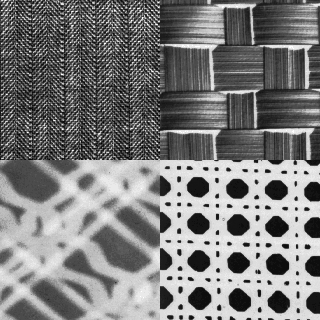
#> input picture Imagenes/imgCompuesta2.png, 320 x 320 px
$ python GLCM2.py   (older library calls are emulated)
#> lines starting #> are read from the running program, lines starting #| are printed output that depends on the picture; after the words box and inside, x2 and y2 are one past the last pixel; in counts of white or black regions, pixels touching at a corner belong together
import numpy as np
import matplotlib.pyplot as plt
from scipy.stats import entropy
import cv2
from skimage.feature import graycomatrix, graycoprops
from operator import add
from scipy.spatial import distance
from skimage.segmentation import felzenszwalb, slic, quickshift, watershed
from skimage.segmentation import mark_boundaries
from skimage.util import img_as_float

minimos = []

def sliding_window(image, stepSize, windowSize):
  windows = []
  for y in range(0, image.shape[0], stepSize):
    for x in range(0, image.shape[1], stepSize):
        windows.append(image[y:y + windowSize[1], x:x + windowSize[0]])
  return windows


def sliding_window_put(image, matriz, valorInt, vector_textura, stepSize, windowSize):
  distancias = []
  windows = []
  for y in range(0, image.shape[0], stepSize):
    for x in range(0, image.shape[1], stepSize):
        window = image[y:y + windowSize[1], x:x + windowSize[0]]
        wind = (x,y)
        windows.append(wind)
        vector_window = extractFeatures(window)
#        print(vector_window)
#        print(vector_textura)
        dis = distancia(vector_window, vector_textura)
#        print(dis)
        distancias.append(dis)
#        a = input("Continuar:\n")
        if dis == min((distancias)):
            minimo = dis
#  print(minimo)
#  print("El minimo fue el ultimo numero")
  indice = distancias.index(minimo)
  wx, wy = windows[indice]
  matriz[wy:wy + windowSize[1], wx:wx + windowSize[0]] = valorInt
  minimos.append(indice)


def distancia(vector1, vector2):
#    hamming_distance = distance.hamming(list(vector1), list(vector2))
    manhattan_distance = distance.cityblock(vector1, vector2)
    return manhattan_distance

def extractFeatures(window):
  features = graycomatrix(window, [1], [0])
  features = features[:, :, 0, 0]
  var = features.var()
#  mean = features.mean()
  std = features.std()
  glcm_h = features.reshape((-1,1))
  h = entropy(glcm_h, base=2)
  return [var, std, h[0]]


def vectordetextura(image, stepSize, windowSize):
    features = []
    prom = [0,0,0]
    windows = sliding_window(image, stepSize, windowSize)
    for window in windows:
        featureVector = extractFeatures(window)
        features.append(featureVector)
    for f in range(len(features)):
        prom = list(map(add, features[f], prom))
    vector_textura = [x / len(features) for x in prom]
    return vector_textura

def superpixeles(img):
    vectores = []
    img_slic = slic(image, n_segments = 300, sigma = 5, channel_axis=None)
    # [4 lines of commented-out code are left out]
    plt.figure()
    #plt.imshow(filt_glcm)
    filtra = img_slic
    #pixel = 1
    for pixel in range(0,254):
        for x in range(320):
            for i in range(len(img_slic[x][:])):
                if img_slic[x][i] > pixel or img_slic[x][i] < pixel:
                    filtra[x][i] = 0
                    imagen = img * filtra
                    if pixel  == 1:
                        plt.figure()
                        plt.imshow(filtra)
                    if pixel > 0:
                        vector = extractFeatures(filtra)
                        vectores.append(vector)
    return vectores
    #plt.imshow(mark_boundaries(img, img_slic)[:][:])

"Main:"

stepSize = 160
windowSize = (160, 160)

#image = cv2.imread('ComposicionJ.png', 0)

image = cv2.imread('imgCompuesta2.png', 0)
#> image is the input picture: shape (320, 320); min 0, max 255, mean 124.1
imagen1 = cv2.imread('D101.bmp', 0)
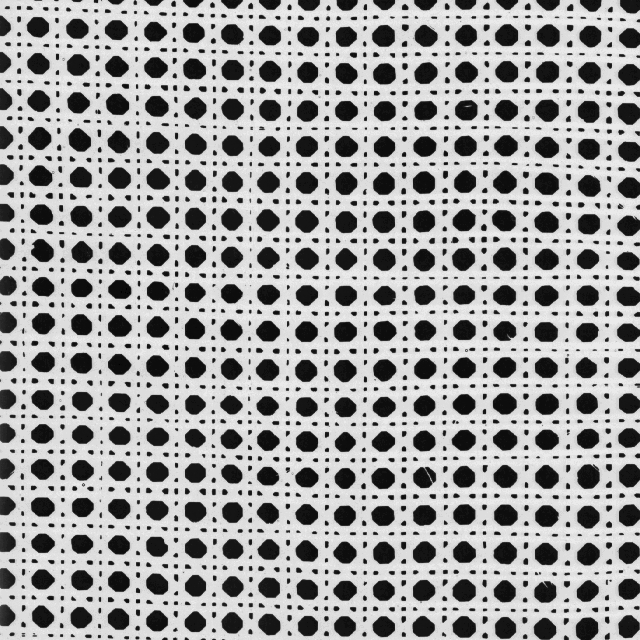
#> input picture Imagenes/D101.bmp, 640 x 640 px
#> imagen1 is the input picture: shape (640, 640); min 0, max 234, mean 160
imagen2 = cv2.imread('D49.bmp', 0)
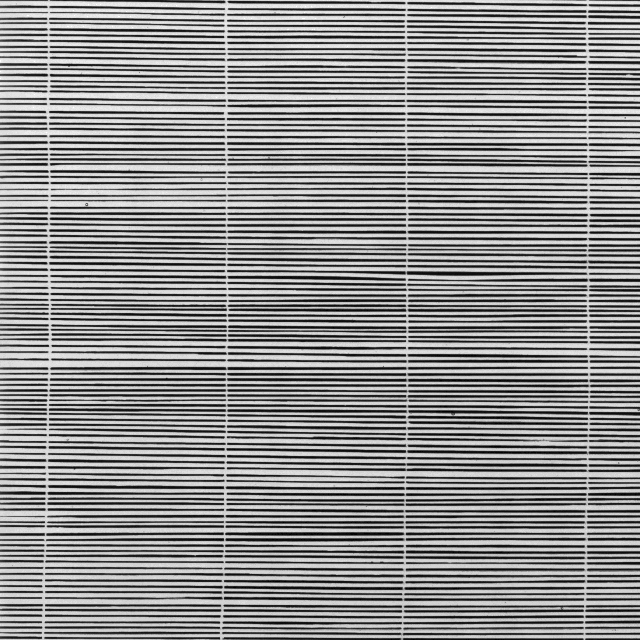
#> input picture Imagenes/D49.bmp, 640 x 640 px
#> imagen2 is the input picture: shape (640, 640); min 0, max 255, mean 142.1
imagen3 = cv2.imread('D64.bmp', 0)
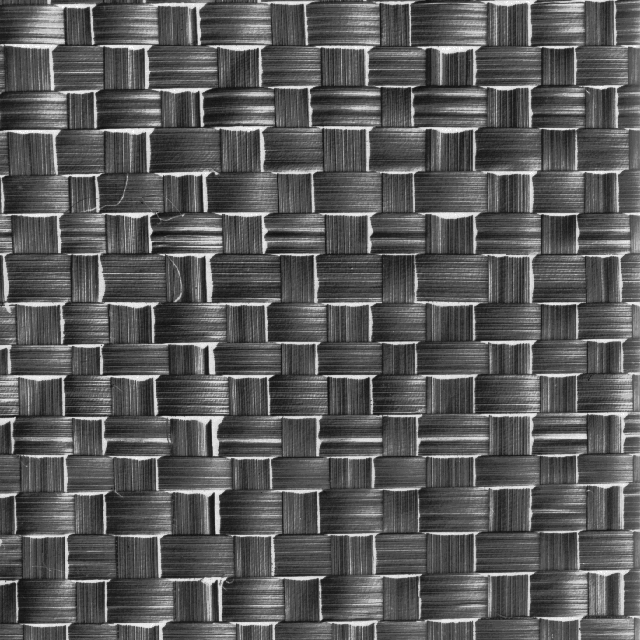
#> input picture Imagenes/D64.bmp, 640 x 640 px
#> imagen3 is the input picture: shape (640, 640); min 14, max 255, mean 88.9
imagen4 = cv2.imread('D65.bmp', 0)
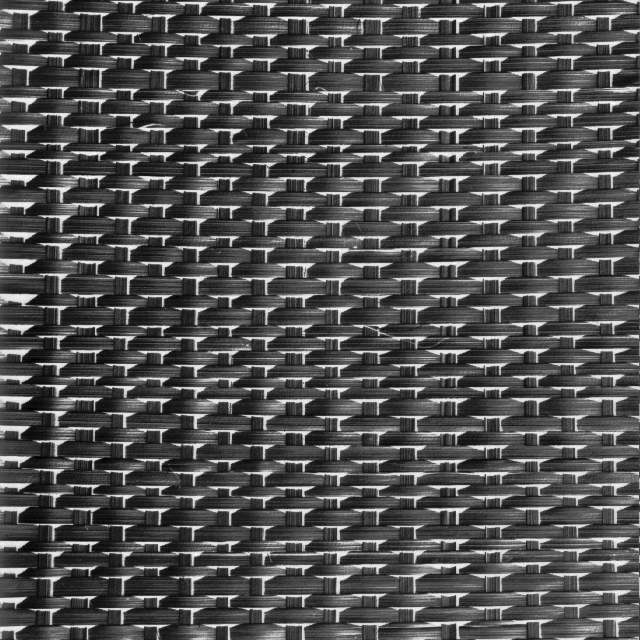
#> input picture Imagenes/D65.bmp, 640 x 640 px
#> imagen4 is the input picture: shape (640, 640); min 0, max 255, mean 79.5
# [7 lines of commented-out code are left out]

vector_textura1 = vectordetextura(imagen1, stepSize, windowSize)
#> after the loop in sliding_window, `for y in range(0, image.shape[0], stepSize):`: windows = 16 items
#> the loop in vectordetextura, `for window in windows:` made 16 passes
#> (var in extractFeatures, std in extractFeatures, h in extractFeatures) on passes 1 to 12: (382.3, 19.55, [6.55]), (345, 18.57, [6.54]), (339.3, 18.42, [6.48]), (390.2, 19.75, [6.43]), (504.4, 22.46, [6.61]), (341.9, 18.49, [6.65]), (365.4, 19.12, [6.51]), (368.4, 19.19, [6.5]), (532.1, 23.07, [6.56]), (366.1, 19.13, [6.57]), (381.1, 19.52, [6.45]), (349.7, 18.7, [6.47])
#> after the loop in vectordetextura, `for window in windows:`: features = 16 items, first 6: [382.3, 19.55, 6.55], [345, 18.57, 6.54], [339.3, 18.42, 6.48], [390.2, 19.75, 6.43], [504.4, 22.46, 6.61], [341.9, 18.49, 6.65]
#> the loop in vectordetextura, `for f in range(len(features)):` made 16 passes
#> prom on passes 1 to 12: [382.3, 19.55, 6.55], [727.3, 38.13, 13.09], [1066.6, 56.55, 19.57], [1456.8, 76.3, 26], [1961.2, 98.76, 32.61], [2303.1, 117.2, 39.25], [2668.5, 136.4, 45.76], [3036.9, 155.6, 52.26], [3569, 178.6, 58.82], [3935, 197.8, 65.38], [4316.2, 217.3, 71.84], [4665.8, 236, 78.31]
#> in vectordetextura, `vector_textura = [x / len(features) for x in prom]`: vector_textura = [407.2, 20.11, 6.51]
#> vector_textura1 = [407.2, 20.11, 6.51]
# print(vector_textura1)
vector_textura2 = vectordetextura(imagen2, stepSize, windowSize)
#> the loop in vectordetextura (call 2), `for window in windows:` made 16 passes
#> (var in extractFeatures, std in extractFeatures, h in extractFeatures) on passes 1 to 12: (189.2, 13.75, [7.73]), (121.6, 11.03, [7.96]), (109.8, 10.48, [8.05]), (120.8, 10.99, [8.01]), (102.1, 10.1, [8.1]), (86.69, 9.31, [8.2]), (78.86, 8.88, [8.26]), (79.2, 8.9, [8.3]), (108.9, 10.43, [8.04]), (99.8, 9.99, [8.11]), (90.5, 9.51, [8.27]), (89.73, 9.47, [8.35])
#> the loop in vectordetextura (call 2), `for f in range(len(features)):` made 16 passes
#> prom on passes 1 to 12: [189.2, 13.75, 7.73], [310.8, 24.78, 15.69], [420.6, 35.26, 23.73], [541.3, 46.25, 31.75], [643.4, 56.35, 39.84], [730.1, 65.66, 48.04], [809, 74.54, 56.3], [888.2, 83.44, 64.59], [997.1, 93.88, 72.63], [1096.9, 103.9, 80.74], [1187.4, 113.4, 89.01], [1277.1, 122.9, 97.36]
#> vector_textura2 = [109.7, 10.4, 8.13]
vector_textura3 = vectordetextura(imagen3, stepSize, windowSize)
#> vector_textura3 = [18.32, 4.27, 10.45]
vector_textura4 = vectordetextura(imagen4, stepSize, windowSize)
#> vector_textura4 = [27.61, 5.25, 9.91]

imagen_ceros = np.zeros((image.shape[0], image.shape[1]))

sliding_window_put(image, imagen_ceros, 0, vector_textura1, stepSize, windowSize)
#> the loop in sliding_window_put, `for y in range(0, image.shape[0], stepSize):` made 2 passes
#> after the loop in sliding_window_put, `for y in range(0, image.shape[0], stepSize):`:
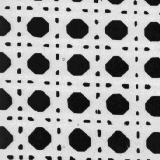
#> window: shape (160, 160); min 12, max 234, mean 161.7
#> after the loop in sliding_window_put, `for y in range(0, image.shape[0], stepSize):`: distancias = [427.6, 409.1, 396, 25.52]; windows = [(0, 0), (160, 0), (0, 160), (160, 160)]
#> in sliding_window_put, `indice = distancias.index(minimo)`: indice = 3
#> in sliding_window_put, `wx, wy = windows[indice]`: wx = 160
#> in sliding_window_put, `matriz[wy:wy + windowSize[1], wx:wx + windowSize[0]] = valorInt`: matriz: shape (320, 320) float64; every value is 0
sliding_window_put(image, imagen_ceros, 60, vector_textura2, stepSize, windowSize)
#> the loop in sliding_window_put (call 2), `for y in range(0, image.shape[0], stepSize):` made 2 passes
#> pass 1, in extractFeatures (call 69), `features = features[:, :, 0, 0]`:
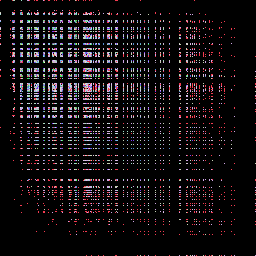
#> features: shape (256, 256) uint32; 48 distinct labels, from 0 to 58; one colour per label, 0 black
#> in sliding_window_put (call 2), `matriz[wy:wy + windowSize[1], wx:wx + windowSize[0]] = valorInt`: matriz: shape (320, 320) float64; values 0 (black) and 60 (white), 25% white; 1 white region, box (x1, y1, x2, y2) and area: (0, 160, 160, 320) 25600
sliding_window_put(image, imagen_ceros, 150, vector_textura3, stepSize, windowSize)
sliding_window_put(image, imagen_ceros, 256, vector_textura4, stepSize, windowSize)
#> call 4 of sliding_window_put, with valorInt = 256, stepSize = 160, windowSize = (160, 160)
#> the loop in sliding_window_put (call 4), `for y in range(0, image.shape[0], stepSize):` made 2 passes
#> after the loop in sliding_window_put (call 4), `for y in range(0, image.shape[0], stepSize):`: distancias = [29.69, 11.27, 1.87, 372.3]
#> in sliding_window_put (call 4), `indice = distancias.index(minimo)`: indice = 2
#> in sliding_window_put (call 4), `wx, wy = windows[indice]`: wx = 0; wy = 160
#> in sliding_window_put (call 4), `matriz[wy:wy + windowSize[1], wx:wx + windowSize[0]] = valorInt`:
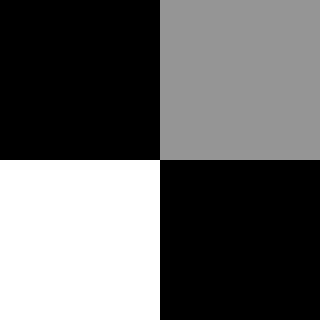
#> matriz: shape (320, 320) float64; min 0, max 256, mean 101.5; drawn with min black and max white

plt.figure()
plt.imshow(image, cmap = "gray")

plt.figure()
plt.imshow(imagen_ceros, cmap = "gray")


plt.show()

#v = superpixeles(image)
